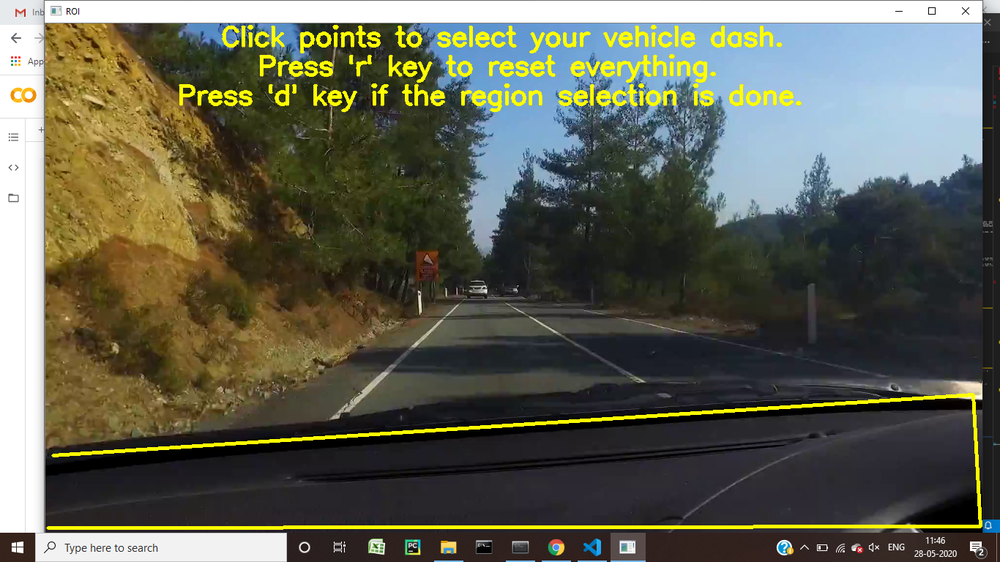
#> input picture display/crop1.png, 1000 x 562 px, shrunk from 1366 x 768 before the run, given in place of d.mp4, which was not available
$ python combine.py
#> lines starting #> are read from the running program, lines starting #| are printed output that depends on the picture; after the words box and inside, x2 and y2 are one past the last pixel; in counts of white or black regions, pixels touching at a corner belong together; pictures that were not available may be replaced by others from this repository, and a replacement may not be noted
import numpy as np
import cv2
import sys
from sklearn import linear_model
from imutils.video import FPS


def preProcessImage(rgbImage):

    img_gray = cv2.cvtColor(rgbImage, cv2.COLOR_BGR2GRAY)
    img_hsv = cv2. cvtColor(rgbImage, cv2.COLOR_BGR2HLS)
    ysize, xsize =  img_gray.shape[0], img_gray.shape[1]

    #Detecting yellow and white colors
    low_yellow = np.array([20, 100, 100])
    high_yellow = np.array([30, 255, 255])
    mask_yellow = cv2.inRange(img_hsv, low_yellow, high_yellow)
    mask_white = cv2.inRange(img_gray, 200, 255)

    mask_yw = cv2.bitwise_or(mask_yellow, mask_white)
    mask_onimage = cv2.bitwise_and(img_gray, mask_yw)

    #Smoothing for removing noise
    gray_blur = cv2.GaussianBlur(mask_onimage, (5,5), 0)
    return gray_blur, xsize, ysize


def extractRegionOfInterest( preProcessedImage, mask_color):
    """ Extracts the Region of Interest based on Mask parameters
    @preProcessedImage: Image after preprocessing
    @mask_color: Mask color to be superimposed on Lanes
    """

    ysize, xsize = preProcessedImage.shape[0], preProcessedImage.shape[1]
    left_bottom = [0, ysize]
    right_bottom = [xsize-0, ysize]
    apex_left = [((xsize/2)-50), ((ysize/2)+50)]
    apex_right = [((xsize/2)+50), ((ysize/2)+50)]

    #Region of Interest Extraction
    mask_roi = np.zeros(preProcessedImage.shape, dtype=np.uint8)
    roi_corners = np.array([[left_bottom, apex_left, apex_right, right_bottom]], dtype=np.int32)
    cv2.fillPoly(mask_roi, roi_corners, mask_color)
    image_roi = cv2.bitwise_and(preProcessedImage, mask_roi)

    #Thresholding before edge
    ret, img_postthresh = cv2.threshold(image_roi, 50, 255, cv2.THRESH_BINARY)
    return img_postthresh


def draw_lines(img, lines,store):
    try:
        for line in lines:
            coords = line[0]
            flag = 0
            if coords[2]==coords[0]:
                slope=99
            else:
                slope=(coords[1]-coords[3])/(coords[2]-coords[0])
                if -0.3 < slope < 0.3:
                    cv2.line(store, (coords[0],coords[1]), (coords[2],coords[3]), [255,0,0], 3)           # blue color horizontal
                else:
                    # if         width//2 abs(coords[0] - coords[2])
                    if slope < 0:
                        if  (coords[0] + coords[2])/2 < width//2 < max([coords[0],coords[2]]):
                            flag=1
                    else:
                        if (coords[0] + coords[2])/2 < width//2 < min([coords[0],coords[2]]):
                            flag=1

                    slope=str(slope)[:5]
                    cv2.putText(store, str(slope),  (coords[0],coords[1]), cv2.FONT_HERSHEY_PLAIN, 3, [122,32,12], 2)
                    cv2.line(store, (coords[0],coords[1]), (coords[2],coords[3]), [0,255,255], 3)         # yellow color vertical

                    if flag == 1:
                        cv2.putText(store, "get to your lane" ,  (40,40), cv2.FONT_HERSHEY_PLAIN, 3, [23,64,21], 3)


            # cv2.line(img, (coords[0],coords[1]), (coords[2],coords[3]), [0,255,255], 5)
            # cv2.line(store, (coords[0],coords[1]), (coords[2],coords[3]), [0,255,255], 3)

    except:
        pass
    cv2.imshow("store",store)
    # cv2.imshow("later",img)


cap = cv2.VideoCapture('../../videos/d.mp4')
# cap.set(1,1700)
fps = FPS().start()

#   Variables for deciding the color of Region of Interest
MASK_COLOR = 255

#   Edge Detection Variables
EDGE_LOW = 50
EDGE_HIGH = 200

#   Line Parameters
MINIMUM_LENGTH = 20
MAXIMUM_LINE_GAP = 10
LINE_DRAW_OPTION = 0

#   Execute while loop till video is open
while(cap.isOpened()):
    ret, frame = cap.read()
#> frame is the input picture: shape (562, 1000, 3); mean B, G, R 82.1, 96.7, 95.5

    #Escape when no frame is captured / End of Video
    if frame is None:
        break

    #   Preprocess Image
    preProcessedImage, xsize, ysize = preProcessImage(frame)
#> in preProcessImage, `img_gray = cv2.cvtColor(rgbImage, cv2.COLOR_BGR2GRAY)`:
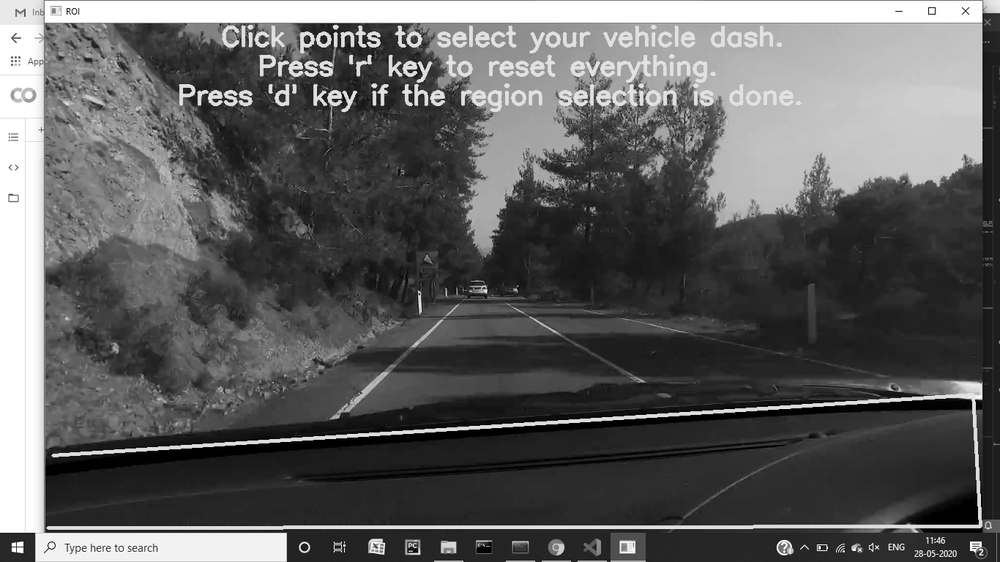
#> img_gray: shape (562, 1000); min 0, max 255, mean 94.7
#> in preProcessImage, `img_hsv = cv2. cvtColor(rgbImage, cv2.COLOR_BGR2HLS)`: img_hsv: shape (562, 1000, 3); mean of channels 0, 1, 2 62.1, 89.1, 69.2
#> in preProcessImage, `mask_yellow = cv2.inRange(img_hsv, low_yellow, high_yellow)`:
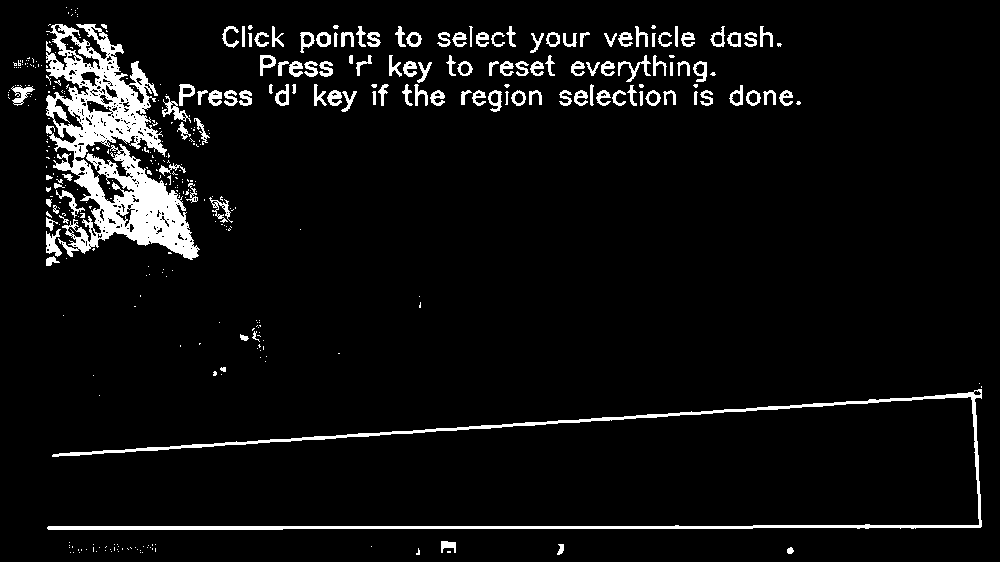
#> mask_yellow: shape (562, 1000); 6% white; 399 white regions (276 under 20 px), largest, box (x1, y1, x2, y2) and area: (46, 24, 200, 260) 14487, (47, 389, 982, 530) 6474, (162, 96, 191, 123) 239
#> in preProcessImage, `mask_white = cv2.inRange(img_gray, 200, 255)`: mask_white: shape (562, 1000); 13.6% white; 279 white regions (156 under 20 px), largest, box (x1, y1, x2, y2) and area: (0, 0, 287, 562) 29193, (45, 1, 982, 23) 20407, (857, 24, 982, 175) 8835
#> in preProcessImage, `mask_yw = cv2.bitwise_or(mask_yellow, mask_white)`:
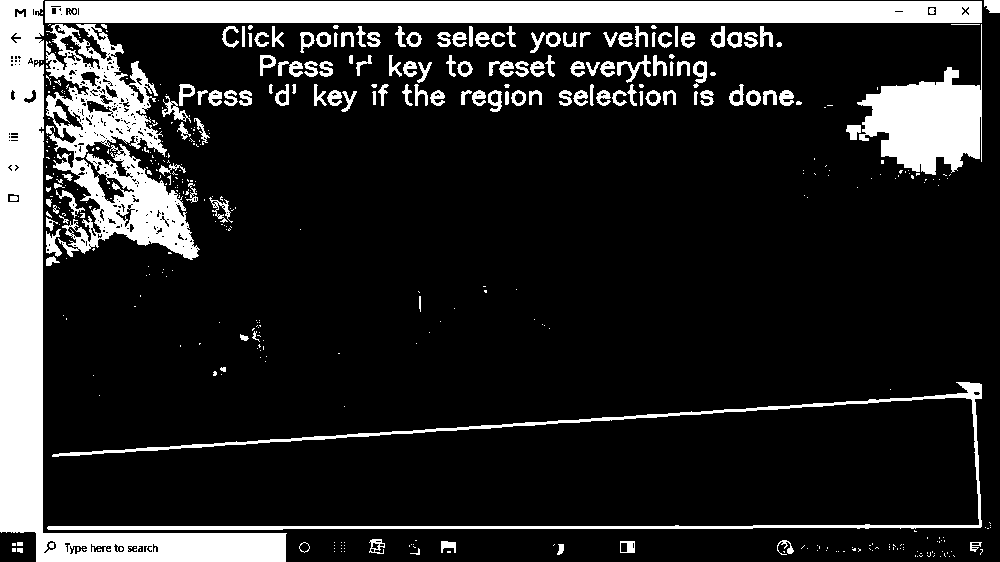
#> mask_yw: shape (562, 1000); 16.9% white; 466 white regions (323 under 20 px), largest, box (x1, y1, x2, y2) and area: (0, 0, 287, 562) 29350, (45, 1, 982, 23) 20407, (46, 24, 200, 260) 14487
#> in preProcessImage, `gray_blur = cv2.GaussianBlur(mask_onimage, (5,5), 0)`:
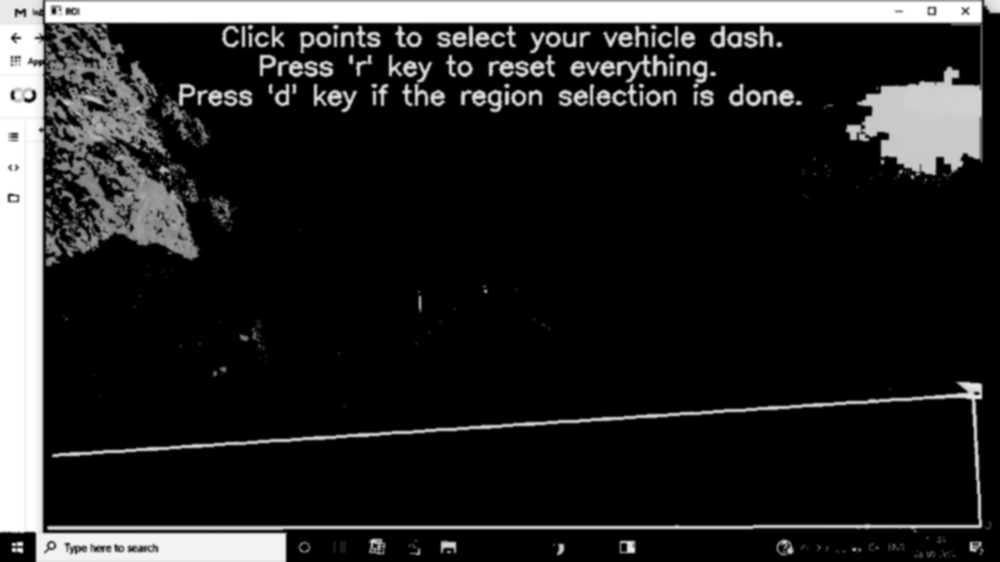
#> gray_blur: shape (562, 1000); min 0, max 255, mean 37.2
#> xsize = 1000; ysize = 562
    cv2.imshow('preProcessedImage',preProcessedImage)

    #   Extract the Region of Interest
    roiExtractedImage = extractRegionOfInterest(preProcessedImage, MASK_COLOR)
#> in extractRegionOfInterest, `cv2.fillPoly(mask_roi, roi_corners, mask_color)`:
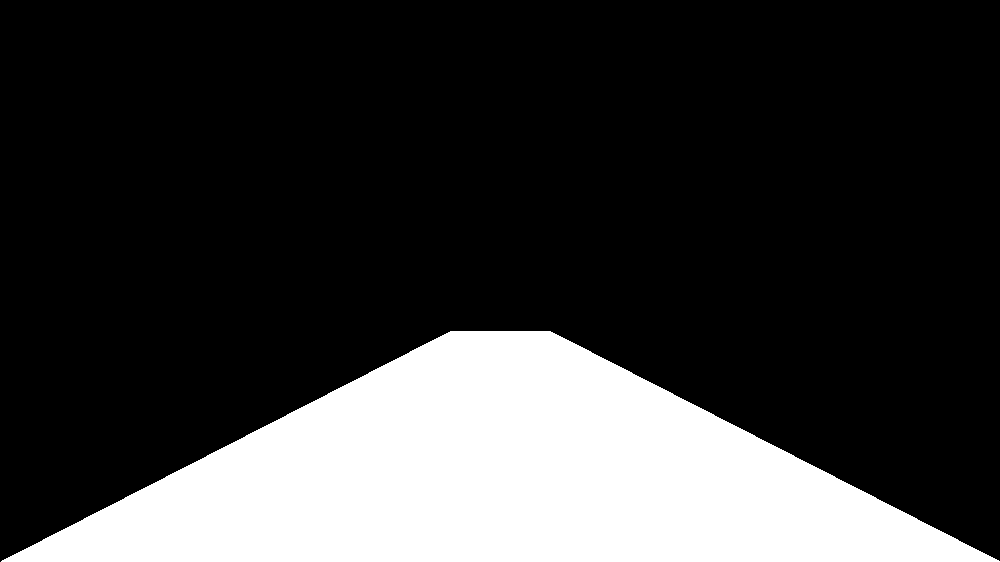
#> mask_roi: shape (562, 1000); 22.6% white; 1 white region, box (x1, y1, x2, y2) and area: (1, 331, 1000, 562) 127269
#> in extractRegionOfInterest, `ret, img_postthresh = cv2.threshold(image_roi, 50, 255, cv2.THRESH_BIN..`:
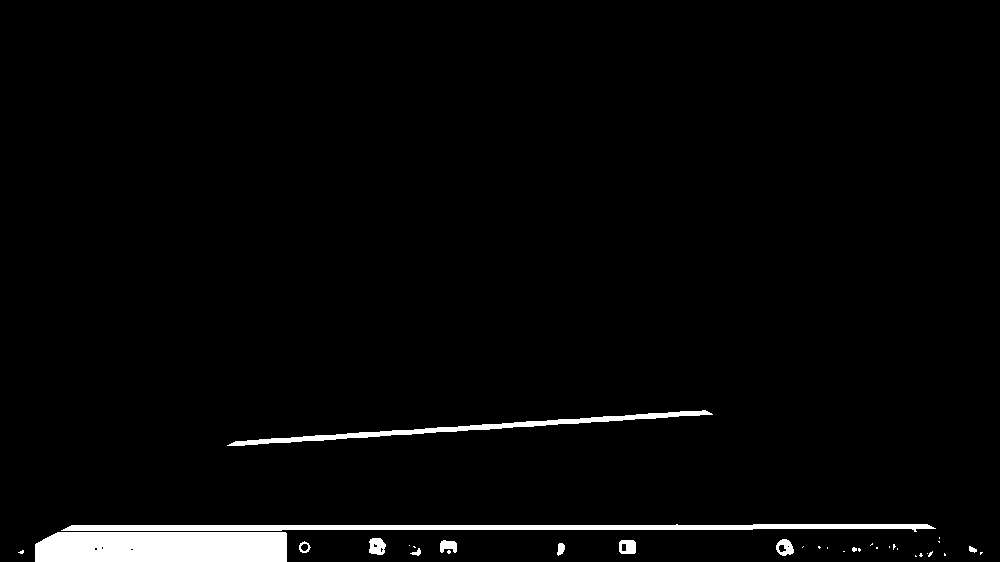
#> img_postthresh: shape (562, 1000); 2.8% white; 34 white regions (23 under 20 px), largest, box (x1, y1, x2, y2) and area: (35, 532, 287, 562) 7415, (61, 524, 936, 532) 4557, (227, 410, 713, 446) 2419
    cv2.imshow('roiExtractedImage',roiExtractedImage)


    lines = cv2.HoughLinesP(roiExtractedImage, 1, np.pi/180, 180, np.array([]), minLineLength = 5, maxLineGap = 35)
#> lines = 40 rows, first 6: [67, 527, 933, 527], [69, 526, 931, 526], [71, 525, 929, 525], [65, 528, 935, 528], [63, 529, 752, 529], [227, 445, 709, 412]
    draw_lines(roiExtractedImage,lines,frame)
#> the loop in draw_lines, `for line in lines:` made 40 passes
#> (coords, slope) on passes 1 to 12: ([67, 527, 933, 527], 0), ([69, 526, 931, 526], 0), ([71, 525, 929, 525], 0), ([65, 528, 935, 528], 0), ([63, 529, 752, 529], 0), ([227, 445, 709, 412], 0.0685), ([229, 444, 707, 411], 0.069), ([231, 443, 705, 410], 0.0696), ([240, 445, 711, 413], 0.0679), ([20, 553, 286, 553], 0), ([619, 551, 635, 551], 0), ([235, 441, 560, 419], 0.0677)
#> after the loop in draw_lines, `for line in lines:`:
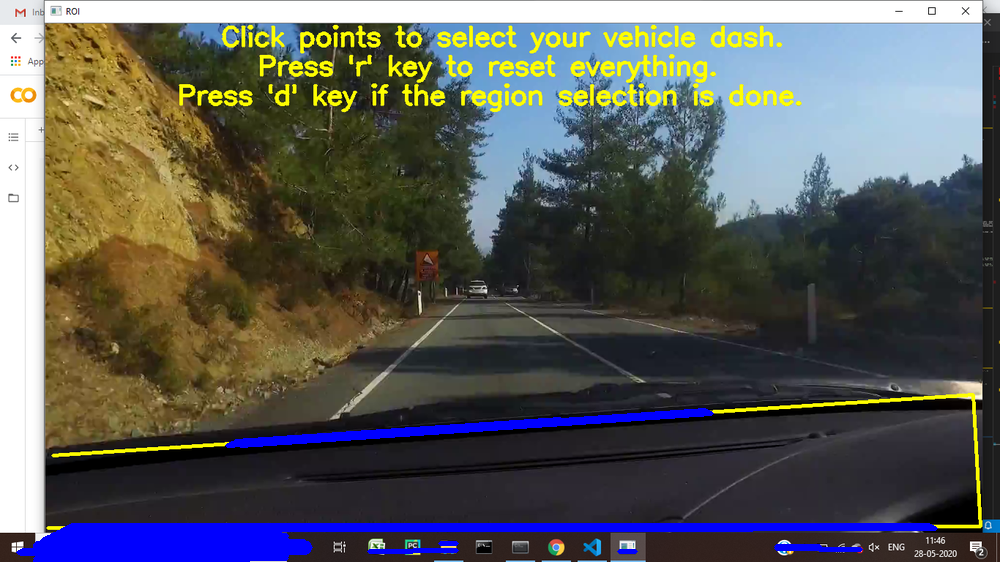
#> store: shape (562, 1000, 3); mean B, G, R 88, 90.8, 89.6


    # cv2.imshow('Image',combinedImage)
    # cv2.imshow('smallGray',smallGray)

    # cv2.imshow('smallThreshold',smallThreshold)
    cv2.imshow("roiExtractedImage",roiExtractedImage)
    fps.update()
    key=cv2.waitKey(1)
#> (key q is pressed here)
    if key & 0xFF == ord("q"):
        break

# stop the timer and display FPS information
fps.stop()
print("[INFO] elasped time: {:.2f}".format(fps.elapsed()))
print("[INFO] approx. FPS: {:.2f}".format(fps.fps()))
cap.release()
# out1.release()
cv2.destroyAllWindows()
